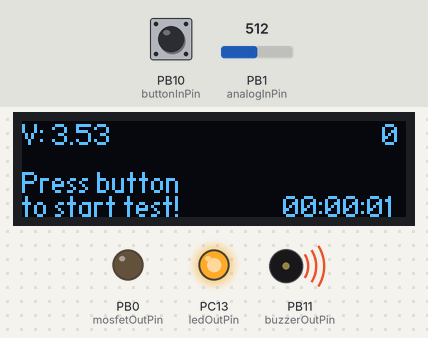
This sketch was run on a simulated STM32 Blue Pill. On the bench: 128×32 one-colour display, output pins drawn as LEDs (lit = HIGH), buzzer (waves = sounding, pin HIGH). Dashed ring = blinking. Inputs (shaded band) come from the test bench; at power-on: PB10 (buttonInPin) HIGH, PB1 (analogInPin) = 512. The local clock reads 2024-03-15 10:24:30 at power-on unless the sketch sets it.

Above: at 1.4 s.
1.5 s: PB10 (buttonInPin) pulled LOW for 0.15 s
At 2.11 s:
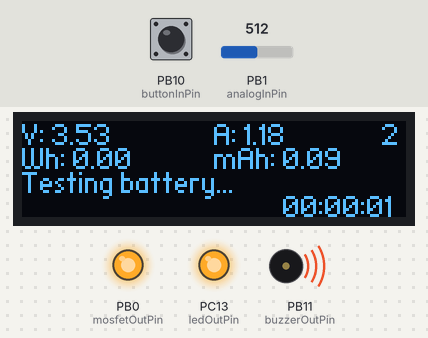
2.2 s: PB1 (analogInPin) set to 450
At 2.42 s:
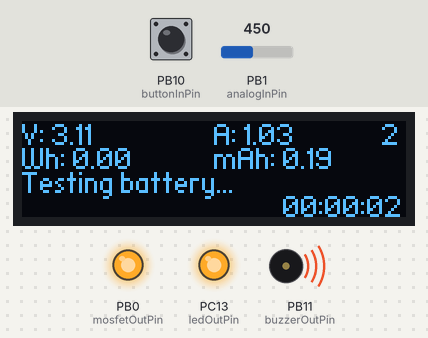
3.7 s: PB1 (analogInPin) set to 423
At 5.3 s:
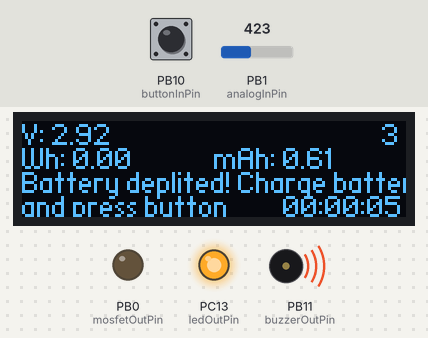
6.7 s: PB10 (buttonInPin) pulled LOW for 1 s
At 7.66 s:
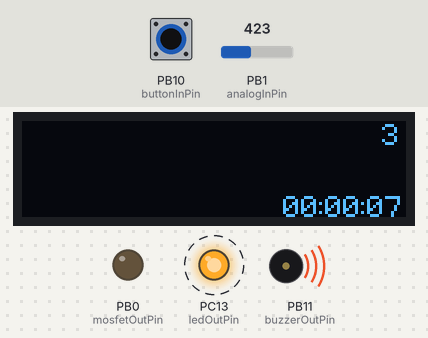
9.2 s: PB1 (analogInPin) set to 511
At 10.8 s:
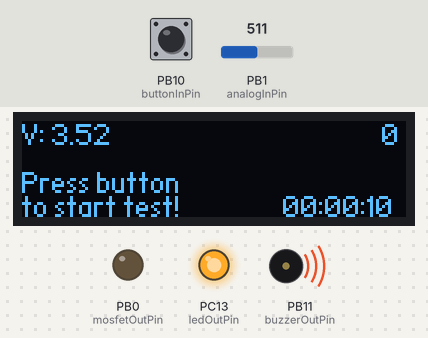
11.5 s: PB10 (buttonInPin) pulled LOW for 3.2 s
At 12.07 s:
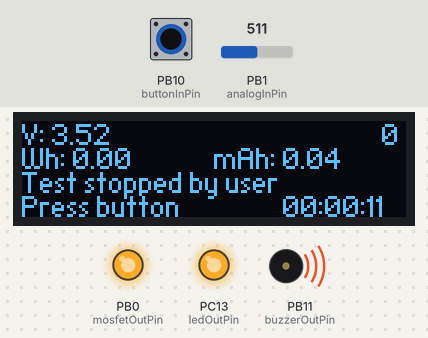
Timing chart, 0 to 14.5 s (numbered marks = the images above; inputs shaded):
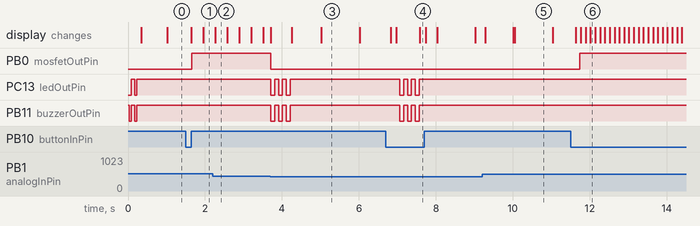

Measured:
- the behaviour switches between 435 and 434 on PB1 (analogInPin) (found by bisection; images 2 and 3)
- after the input at 1.5 s, PB0 (mosfetOutPin): LOW → HIGH after 0.15 s; the display: first changes after 0.15 s (image 1 shows a later state)
- after the input at 3.7 s, PB0 (mosfetOutPin): HIGH → LOW at once; PC13 (ledOutPin), PB11 (buzzerOutPin): alternates HIGH for 0.10 s and LOW for 0.10 s, 6 changes in all, then stays HIGH, starting at once
- after the input at 6.7 s, PC13 (ledOutPin), PB11 (buzzerOutPin): alternates HIGH for 0.10 s and LOW for 0.10 s, 6 changes in all, then stays HIGH, starting after 0.37 s
- after the input at 11.5 s, PB0 (mosfetOutPin): LOW → HIGH after 0.24 s
- what the display in image 3 shows lasts 1.0 s, from 5.0 s to 6.0 s

The sketch:

battery_tester.ino
```cpp
#include <Arduino.h>
#include <U8g2lib.h>
#include <STM32RTC.h>

#ifdef U8X8_HAVE_HW_SPI
#include <SPI.h>
#endif
#ifdef U8X8_HAVE_HW_I2C
#include <Wire.h>
#endif

#define NUM_READS 50 // number of readings in sample

U8G2_SSD1306_128X32_UNIVISION_F_4W_HW_SPI u8g2(U8G2_R0, /* cs=*/ PA0, /* dc=*/ PA1, /* reset=*/ PA2);

STM32RTC& rtc = STM32RTC::getInstance();
/* Change these values to set the current initial time */
const byte seconds = 0;
const byte minutes = 0;
const byte hours = 0;

/* Change these values to set the current initial date */
/* Monday 1st January 2019 */
const byte weekDay = 2;
const byte day = 1;
const byte month = 1;
const byte year = 19;

// analog
const int analogInPin = PB1;
const float R = 3.0; // resistance of ballast resistor + open mosfet, Ohm
const float coefficientADC = 0.0069; // constant to convert ADC reading to voltage
const float alpha = 0.0392; // alpha = 2 / (num_reads + 1)
const float beta = 1 - alpha; // beta = 1 - alpha
const float minVoltage = 3; // minimal voltage on deplited battery
float voltageADC = 0;
float V = 0;
float I = 0;
float Wh = 0; // capacity of battery in Watt*hours
float capacity = 0; // capacity of battery in mA*hours

// MOSFET driver
const int mosfetOutPin = PB0;

// button
const int buttonInPin = PB10;
int buttonState = HIGH;

// buzzer
const int buzzerOutPin = PB11;

// LED
const int ledOutPin = PC13;

// state of test
int test = 0;

// test time in millis
unsigned long prevMillis;

// debug info
int debug = HIGH;

void setup() {
  // put your setup code here, to run once:
  pinMode(analogInPin, INPUT);
  pinMode(mosfetOutPin, OUTPUT);
  pinMode(buttonInPin, INPUT_PULLUP);
  pinMode(ledOutPin, OUTPUT);

  pinMode(buzzerOutPin, OUTPUT);
  digitalWrite(buzzerOutPin, 1);

  digitalWrite(mosfetOutPin, LOW);

  u8g2.begin();
  u8g2.setFont(u8g2_font_haxrcorp4089_tr);

  rtc.setClockSource(STM32RTC::LSE_CLOCK);
  rtc.begin();
  rtc.setTime(hours, minutes, seconds);
  rtc.setDate(weekDay, day, month, year);

  // play on buzzer and LED - init done
  digitalWrite(buzzerOutPin, 0);
  digitalWrite(ledOutPin, 0);
  delay(50);
  digitalWrite(buzzerOutPin, 1);
  digitalWrite(ledOutPin, 1);
  delay(100);
  digitalWrite(buzzerOutPin, 0);
  digitalWrite(ledOutPin, 0);
  delay(50);
  digitalWrite(buzzerOutPin, 1);
  digitalWrite(ledOutPin, 1);

}

float readVoltage () {
// Exponentially weighted moving average
  for  (int i = 0; i < NUM_READS; i++) {
    voltageADC = alpha * analogRead(analogInPin) + beta * voltageADC;
  }
  return coefficientADC * int(voltageADC);
}

int readButtonDebounce () {
  // read button with debouncing
  int reading = digitalRead(buttonInPin);
  // if the switch changed, due to noise or pressing:
  if (reading == LOW) {
    // delay
    delay(100);
    reading = digitalRead(buttonInPin);
  }
  return reading;
}

void showTimeSinceStart () {
  // show time since start from RTC
  u8g2.setCursor(87,32);
  if (rtc.getHours() < 10) {
    u8g2.print("0"); // print a 0 before if the number is < than 10
  }
  u8g2.print(rtc.getHours());
  u8g2.print(":");
  if (rtc.getMinutes() < 10) {
    u8g2.print("0"); // print a 0 before if the number is < than 10
  }
  u8g2.print(rtc.getMinutes());
  u8g2.print(":");
  if (rtc.getSeconds() < 10) {
    u8g2.print("0"); // print a 0 before if the number is < than 10
  }
  u8g2.print(rtc.getSeconds());
}

void showVoltage () {
  u8g2.setCursor(0,8);
  u8g2.print("V: ");
  u8g2.print(V);
}

void showCurrent () {
  u8g2.setCursor(64,8);
  u8g2.print("A: ");
  u8g2.print(I);
}

void showWattage () {
  u8g2.setCursor(0,16);
  u8g2.print("Wh: ");
  u8g2.print(Wh);
}

void showCapacity () {
  u8g2.setCursor(64,16);
  u8g2.print("mAh: ");
  u8g2.print(capacity);
}

void showDebug () {
  u8g2.setCursor(120,8);
  u8g2.print(test);
}

void beepStop () {
  digitalWrite(buzzerOutPin, 0);
  digitalWrite(ledOutPin, 0);
  delay(100);
  digitalWrite(buzzerOutPin, 1);
  digitalWrite(ledOutPin, 1);
  delay(100);
  digitalWrite(buzzerOutPin, 0);
  digitalWrite(ledOutPin, 0);
  delay(100);
  digitalWrite(buzzerOutPin, 1);
  digitalWrite(ledOutPin, 1);
  delay(100);
  digitalWrite(buzzerOutPin, 0);
  digitalWrite(ledOutPin, 0);
  delay(100);
  digitalWrite(buzzerOutPin, 1);
  digitalWrite(ledOutPin, 1);
}

void loop() {
  // put your main code here, to run repeatedly:

  u8g2.clearBuffer();

  V = readVoltage();
  buttonState = readButtonDebounce();

  switch (test) {
    case 0:
      // Press button to start
      u8g2.setCursor(0,24);
      u8g2.print("Press button");
      u8g2.setCursor(0,32);
      u8g2.print("to start test!");
      showTimeSinceStart();
      showVoltage();
      if (buttonState == LOW) {
        // button is pressed
        test = 1;
      }
      break;
    case 1:
      // Start test
      digitalWrite(mosfetOutPin, HIGH);
      test = 2;
      if (V < minVoltage) {
        test = 3;
        digitalWrite(mosfetOutPin, LOW);
        beepStop();
      }
      prevMillis = millis();
      break;
    case 2:
      // Testing
      I = V / R;
      Wh += V * I * (millis() - prevMillis) / 3600000;
      capacity += I * (millis() - prevMillis) / 3600;
      prevMillis = millis();
      u8g2.setCursor(0,24);
      u8g2.print("Testing battery...");
      showVoltage();
      showCurrent();
      showWattage();
      showCapacity();
      if (V < minVoltage) {
        test = 3;
        digitalWrite(mosfetOutPin, LOW);
        beepStop();
      }
      if (buttonState == LOW) {
        // button is pressed
        test = 4;
      }
      break;
    case 3:
      // Stop testing - battery deplited
      u8g2.setCursor(0,24);
      u8g2.print("Battery deplited! Charge battery");
      u8g2.setCursor(0,32);
      u8g2.print("and press button");
      showVoltage();
      showWattage();
      showCapacity();
      if (buttonState == LOW) {
        // button is pressed
        test = 0;
        I = 0;
        Wh = 0;
        capacity = 0;
      }
      break;
    case 4:
      // Stop testing - button pressed
      u8g2.setCursor(0,24);
      u8g2.print("Test stopped by user");
      u8g2.setCursor(0,32);
      u8g2.print("Press button");
      showVoltage();
      showWattage();
      showCapacity();
      if (buttonState == LOW) {
        // button is pressed
        test = 0;
        I = 0;
        Wh = 0;
        capacity = 0;
      }
      break;
    default:
      // statements
      break;
  }

  showTimeSinceStart();
  if (debug == HIGH) {
    showDebug();
  }
  u8g2.sendBuffer();

}
```
